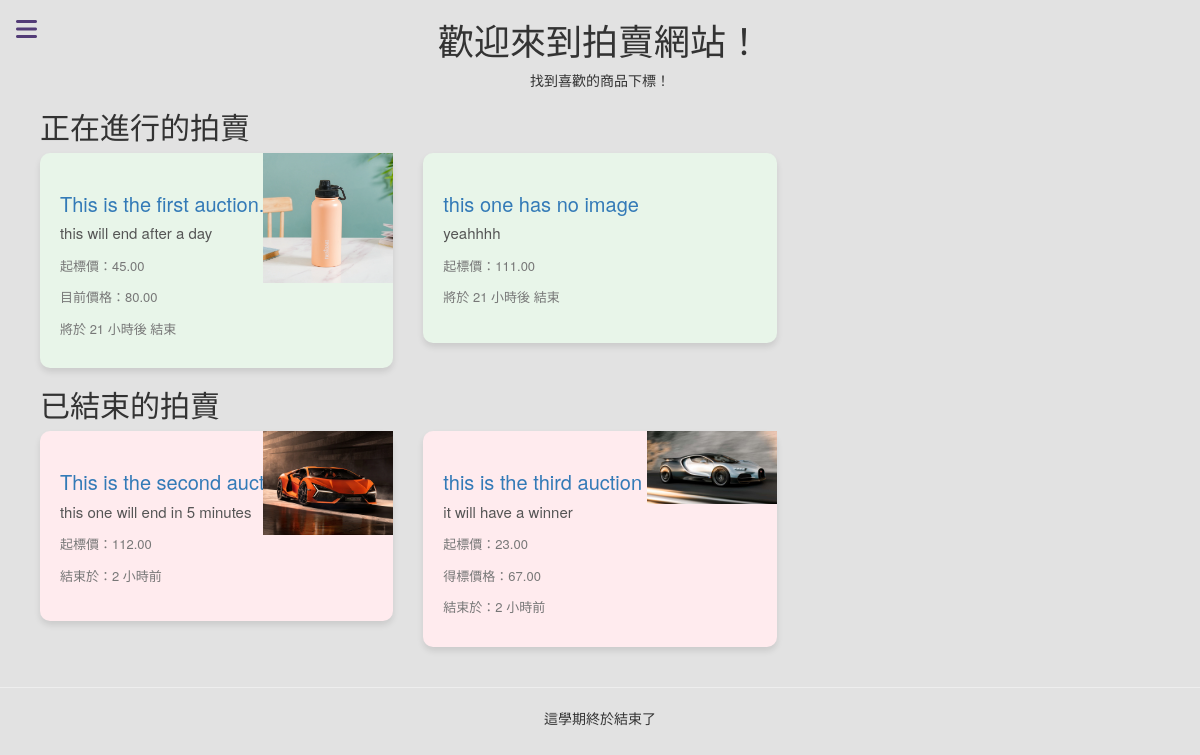
The page / on the database its author committed.
### mainsite/models.py (models this page shows, shortened)
class Auctions(models.Model):
    auction_id = models.AutoField(primary_key=True)
    user = models.ForeignKey(User, on_delete=models.CASCADE, null=True)
    title = models.CharField(max_length=255)
    description = models.TextField(null=True, blank=True)
    start_time = models.DateTimeField(auto_now_add=True)
    duration = models.IntegerField(default=86400)
    starting_bid = models.DecimalField(max_digits=10, decimal_places=2)
    current_bid = models.DecimalField(
        max_digits=10, decimal_places=2, null=True, blank=True
    )
    image = models.ImageField(upload_to="images/", null=True, blank=True)
    @property
    def end_time(self):
        return self.start_time + datetime.timedelta(seconds=self.duration)

### mainsite/views.py (the view)
# urls.py: path("", mainsite_views.index, name="index"),
def index(request):
    now = timezone.now()
    auctions = Auctions.objects.all()
    liveAuctions = [
        auction
        for auction in auctions
        if auction.start_time + timedelta(seconds=auction.duration) > now
    ]
    endedAuctions = [
        auction
        for auction in auctions
        if auction.start_time + timedelta(seconds=auction.duration) <= now
    ]
    return render(
        request,
        "mainsite/index.html",
        {"liveAuctions": liveAuctions, "endedAuctions": endedAuctions},
    )

### templates/mainsite/index.html (shortened to what this page needs)
{% extends "base.html" %}
{%load humanize%}
{% block content %}
<div class="container mt-5 mb-5">
    <h1 class="text-center mb-4">歡迎來到拍賣網站！</h1>
    <p class="text-center">找到喜歡的商品下標！</p>
    <h2 class="mt-5 mb-3">正在進行的拍賣</h2>
    {% if not liveAuctions %}
        <div class="alert alert-info" role="alert">
            目前沒有正在進行的拍賣
        </div>
    {% else %}
    <div class="row">
        {% for auction in liveAuctions %}
        <div class="col-md-6 col-lg-4 mb-4">
            <a href="{% url 'auction_detail' auction.auction_id %}" class="text-decoration-none text-dark">
                <div class="card h-100 shadow-sm" style="background-color: #e8f5e9;">
                    <div class="card-img-container">
                        {% if auction.image %}
                        <img src="{{ auction.image.url }}" alt="{{ auction.title }}" class="card-img">
                        {% endif %}
                    </div>
                    <div class="card-body">
                        <h5 class="card-title">{{ auction.title }}</h5>
                        <p class="card-text">{{ auction.description }}</p>
                        <p class="card-text"><small class="text-muted">起標價：{{ auction.starting_bid }}</small></p>
                        {% if auction.current_bid %}
                            <p class="card-text"><small class="text-muted">目前價格：{{ auction.current_bid }}</small></p>
                        {% endif %}
                        <p class="card-text"><small class="text-muted">將於 {{ auction.end_time|naturaltime }} 結束</small></p>
                    </div>
                </div>
            </a>
        </div>
        {% endfor %}
    </div>
    {% endif %}
    <h2 class="mt-5 mb-3">已結束的拍賣</h2>
    {% if not endedAuctions %}
        <div class="alert alert-info" role="alert">
            目前沒有結束的拍賣
        </div>
    {% else %}
    <div class="row">
        {% for auction in endedAuctions %}
        <div class="col-md-6 col-lg-4 mb-4">
            <a href="{% url 'auction_detail' auction.auction_id %}" class="text-decoration-none text-dark">
                <div class="card h-100 shadow-sm" style="background-color: #ffebee;">
                    <div class="card-img-container">
                        {% if auction.image %}
                        <img src="{{ auction.image.url }}" alt="{{ auction.title }}" class="card-img">
                        {% endif %}
                    </div>
                    <div class="card-body">
                        <h5 class="card-title">{{ auction.title }}</h5>
                        <p class="card-text">{{ auction.description }}</p>
                        <p class="card-text"><small class="text-muted">起標價：{{ auction.starting_bid }}</small></p>
                        {% if auction.current_bid %}
                            <p class="card-text"><small class="text-muted">得標價格：{{ auction.current_bid }}</small></p>
                        {% endif %}
                        <p class="card-text"><small class="text-muted">結束於：{{ auction.end_time|naturaltime }}</small></p>
                    </div>
                </div>
            </a>
        </div>
        {% endfor %}
    </div>
    {% endif %}
</div>
{% endblock %}

### templates/base.html (style rules this page uses)
html, body { height: 100%; margin: 0; }
body { background-color: #e2e2e2; }
.container, .container-fluid { padding: 2rem 1rem; max-width: 1140px; }
h1, h2 { color: #333; }
.card { border: none; box-shadow: 0 4px 6px rgba(0,0,0,0.1); transition: transform 0.3s; border-radius: 1rem; position: relative; padding-top: 10px; }
.text-muted { font-size: 1.3rem; }
.card-img-container { position: absolute; top: 0; right: 0; width: 130px; height: 130px; overflow: hidden; }
.card-img { width: 100%; height: auto; object-fit: cover; }
.card-body { min-height: 180px; padding: 2rem; }
.card-title { margin-bottom: 0.75rem; font-size: 2rem; }
.card-text { font-size: 1.5rem; color: #555; }
.text-center { margin-top: 0; margin-bottom: 1rem; }

### rows shown on the page
Auctions: image (picture), title "This is the first auction.", description "this will end after a day", starting_bid "45.00", current_bid "80.00", end_time "21 小時後"
Auctions: title "this one has no image", description "yeahhhh", starting_bid "111.00", end_time "21 小時後"
Auctions: image (picture), title "This is the second auction", description "this one will end in 5 minutes", starting_bid "112.00", end_time "2 小時前"
Auctions: image (picture), title "this is the third auction", description "it will have a winner", starting_bid "23.00", current_bid "67.00", end_time "2 小時前"
